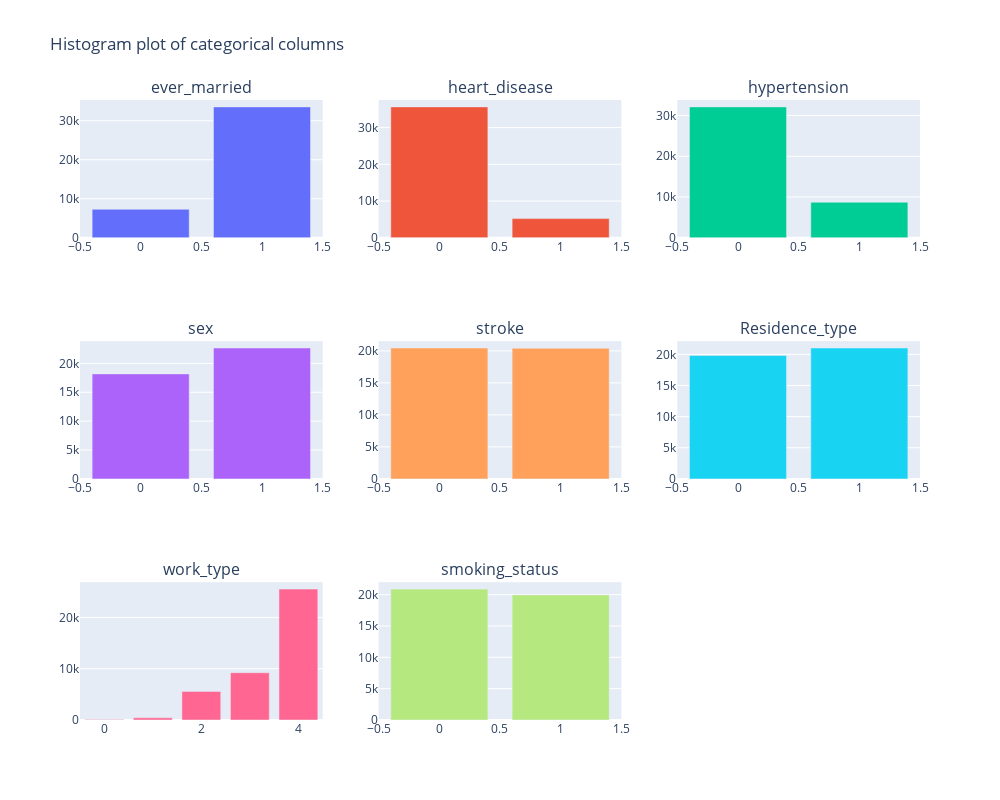

The code cell stored with this chart in its notebook:
### Code cell
n_cols = 3
n_rows = n_rows = int(np.ceil(len(categorical_s.copy()) / n_cols))

"""Histogram using plotly"""
fig = make_subplots(rows=n_rows, cols=n_cols,
                    subplot_titles=tuple(categorical_s.copy()))

for i, col in enumerate(categorical_s.copy()):
    counts = data_dict['S'][col].value_counts()
    fig.add_trace(go.Bar(name=col, x=counts.index, y=counts.values), 
                  row=i//n_cols + 1,
                  col=i%n_cols + 1)

fig.update_layout(title="Histogram plot of categorical columns",
                 height=800,
                 width=1000,
                 showlegend=False)

### Figure 1 — Plotly figure (JSON) as saved in the notebook; plotly's stock layout.template omitted (floating-point values rounded to 4 significant figures)
{"data": [{"name": "ever_married", "type": "bar", "x": [1, 0], "xaxis": "x", "y": [33549, 7300], "yaxis": "y"}, {"name": "heart_disease", "type": "bar", "x": [0, 1], "xaxis": "x2", "y": [35633, 5216], "yaxis": "y2"}, {"name": "hypertension", "type": "bar", "x": [0, 1], "xaxis": "x3", "y": [32124, 8725], "yaxis": "y3"}, {"name": "sex", "type": "bar", "x": [1, 0], "xaxis": "x4", "y": [22667, 18182], "yaxis": "y4"}, {"name": "stroke", "type": "bar", "x": [0, 1], "xaxis": "x5", "y": [20447, 20402], "yaxis": "y5"}, {"name": "Residence_type", "type": "bar", "x": [1, 0], "xaxis": "x6", "y": [21028, 19821], "yaxis": "y6"}, {"name": "work_type", "type": "bar", "x": [4, 3, 2, 1, 0], "xaxis": "x7", "y": [25528, 9223, 5582, 431, 85], "yaxis": "y7"}, {"name": "smoking_status", "type": "bar", "x": [0, 1], "xaxis": "x8", "y": [20886, 19963], "yaxis": "y8"}], "layout": {"annotations": [{"font": {"size": 16}, "showarrow": false, "text": "ever_married", "x": 0.1444, "xanchor": "center", "xref": "paper", "y": 1, "yanchor": "bottom", "yref": "paper"}, {"font": {"size": 16}, "showarrow": false, "text": "heart_disease", "x": 0.5, "xanchor": "center", "xref": "paper", "y": 1, "yanchor": "bottom", "yref": "paper"}, {"font": {"size": 16}, "showarrow": false, "text": "hypertension", "x": 0.8556, "xanchor": "center", "xref": "paper", "y": 1, "yanchor": "bottom", "yref": "paper"}, {"font": {"size": 16}, "showarrow": false, "text": "sex", "x": 0.1444, "xanchor": "center", "xref": "paper", "y": 0.6111, "yanchor": "bottom", "yref": "paper"}, {"font": {"size": 16}, "showarrow": false, "text": "stroke", "x": 0.5, "xanchor": "center", "xref": "paper", "y": 0.6111, "yanchor": "bottom", "yref": "paper"}, {"font": {"size": 16}, "showarrow": false, "text": "Residence_type", "x": 0.8556, "xanchor": "center", "xref": "paper", "y": 0.6111, "yanchor": "bottom", "yref": "paper"}, {"font": {"size": 16}, "showarrow": false, "text": "work_type", "x": 0.1444, "xanchor": "center", "xref": "paper", "y": 0.2222, "yanchor": "bottom", "yref": "paper"}, {"font": {"size": 16}, "showarrow": false, "text": "smoking_status", "x": 0.5, "xanchor": "center", "xref": "paper", "y": 0.2222, "yanchor": "bottom", "yref": "paper"}], "height": 800, "showlegend": false, "title": {"text": "Histogram plot of categorical columns"}, "width": 1000, "xaxis": {"anchor": "y", "domain": [0, 0.2889]}, "xaxis2": {"anchor": "y2", "domain": [0.3556, 0.6444]}, "xaxis3": {"anchor": "y3", "domain": [0.7111, 1]}, "xaxis4": {"anchor": "y4", "domain": [0, 0.2889]}, "xaxis5": {"anchor": "y5", "domain": [0.3556, 0.6444]}, "xaxis6": {"anchor": "y6", "domain": [0.7111, 1]}, "xaxis7": {"anchor": "y7", "domain": [0, 0.2889]}, "xaxis8": {"anchor": "y8", "domain": [0.3556, 0.6444]}, "xaxis9": {"anchor": "y9", "domain": [0.7111, 1]}, "yaxis": {"anchor": "x", "domain": [0.7778, 1]}, "yaxis2": {"anchor": "x2", "domain": [0.7778, 1]}, "yaxis3": {"anchor": "x3", "domain": [0.7778, 1]}, "yaxis4": {"anchor": "x4", "domain": [0.3889, 0.6111]}, "yaxis5": {"anchor": "x5", "domain": [0.3889, 0.6111]}, "yaxis6": {"anchor": "x6", "domain": [0.3889, 0.6111]}, "yaxis7": {"anchor": "x7", "domain": [0, 0.2222]}, "yaxis8": {"anchor": "x8", "domain": [0, 0.2222]}, "yaxis9": {"anchor": "x9", "domain": [0, 0.2222]}}}
